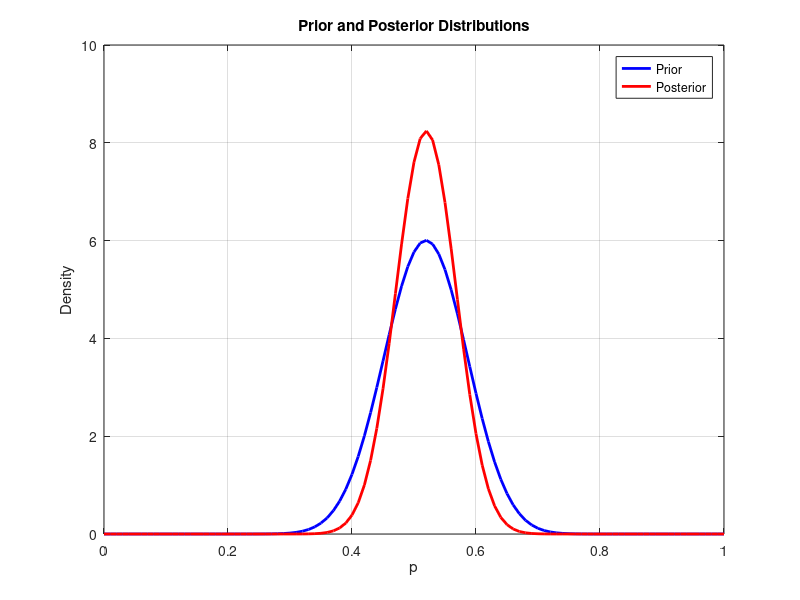

This figure's MATLAB source:
% Prior belief
mu = 0.51852; % mean
var = 0.008916; % variance

% Solve for alpha and beta
beta_prior = mu * ( (1 - mu) / var - 1 );
alpha_prior = mu * beta_prior / (1 - mu);

% Coin toss results
n_heads = 26;
n_tails = 50 - n_heads;

% Posterior parameters
alpha_post = alpha_prior + n_heads;
beta_post = beta_prior + n_tails;

% Values for p
p = 0:0.01:1;

% Prior and posterior distributions
prior = betapdf(p, alpha_prior, beta_prior);
posterior = betapdf(p, alpha_post, beta_post);

% Plot
figure;
plot(p, prior, 'b-', 'LineWidth', 2);
hold on;
plot(p, posterior, 'r-', 'LineWidth', 2);
legend('Prior', 'Posterior');
xlabel('p');
ylabel('Density');
title('Prior and Posterior Distributions');
grid on;
